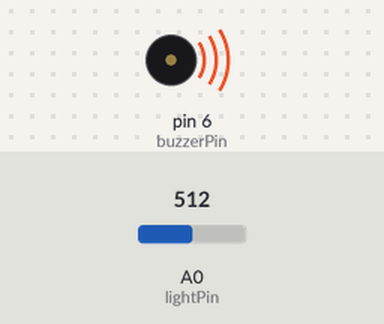
Recording of a sketch running on a simulated Arduino Uno, built with avr-gcc and run on an emulated ATmega328P. On the bench: buzzer (waves = sounding). The inputs (shaded band) are chosen by the test bench; at power-on: A0 (lightPin) = 512. What the sketch prints to the serial monitor is not drawn.

Above: at 0.1 s.
Timing chart, 0 to 1.6 s (numbered marks = the images above):
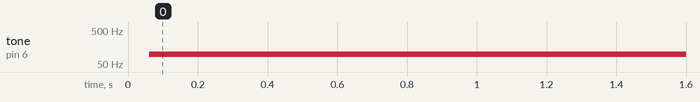

The sketch:

photoresistor_lecversion.ino
```cpp
int lightPin = A0;
int buzzerPin = 6;
int lightVal;
int delayT;
float buzzerVal;

void setup() {
  pinMode(lightPin, INPUT);
  pinMode(buzzerPin, OUTPUT);

  Serial.begin(9600);

}

void loop() {
  lightVal = analogRead(lightPin);
  Serial.println(lightVal);

delayT = (9./800.)*lightVal - (1./8.);

digitalWrite(buzzerPin, HIGH);
delay(delayT);
digitalWrite(buzzerPin, LOW);
delay(delayT);

}
```

Measured:
- by itself, tone on pin 6 (buzzerPin): silent → 97 Hz at 0.06 s
